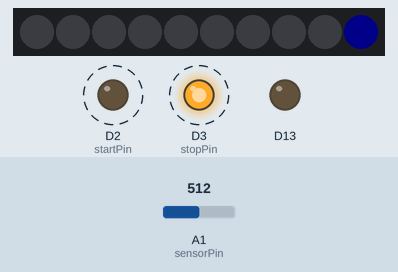
A sketch run on a simulated Adafruit Circuit Playground Express. Shown: 10 RGB LEDs in strip order, left to right, output pins drawn as LEDs (lit = HIGH). Dashed ring = blinking. The test bench sets the inputs (shaded band); at power-on: A1 (sensorPin) = 512. Dim RGB values are drawn brighter than linear.

Above: at 4.55 s.
5.7 s: A1 (sensorPin) set to 0
At 7.3 s:
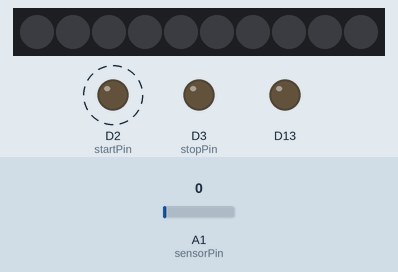
7.5 s: A1 (sensorPin) set to 122
At 8.26 s:
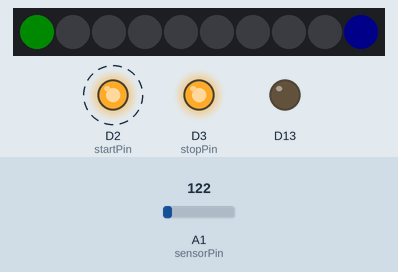
10.5 s: A1 (sensorPin) set to 900
At 12.09 s:
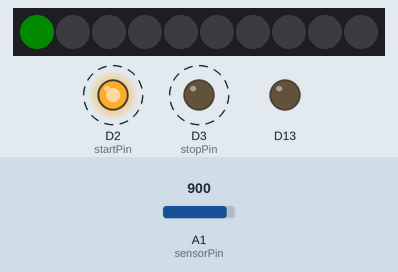
Timing chart, 0 to 18.0 s (numbered marks = the images above; inputs shaded):
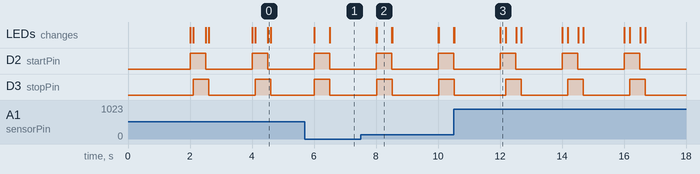

Measured:
- by itself, D2 (startPin), D3 (stopPin): alternates HIGH for 0.50 s and LOW for 1.5 s
- what the display in image 2 shows lasts 0.5 s, from 8.0 s to 8.5 s

The sketch:

Offset.ino
```cpp
#include <Adafruit_CircuitPlayground.h>
#include <Adafruit_Circuit_Playground.h>

unsigned long currentTime;
unsigned long tempTime;

unsigned long stopPulseHighTime;
unsigned long stopPulseLowTime;

int sensorPin = A1;
int sensorValue = 0;

int delayTime = 2000;
int offsetTime = 250;
int pulseWidth = 500;

volatile bool stopPulseEnabled;

int startPin = 2;
int stopPin = 3;

void setup()
{
  pinMode(startPin, OUTPUT);
  pinMode(stopPin, OUTPUT);
  CircuitPlayground.begin();
  CircuitPlayground.strip.begin();\
  stopPulseEnabled = false;
  //Serial.begin(9600); //for debugging
}

void loop()
{
  //reads the value from the rheostat
  sensorValue = analogRead(sensorPin);
  //Serial.println(sensorValue); //for debugging
  offsetTime = sensorValue / 5.0; //adjusts the offset time based on voltage input

  currentTime = millis();

  //time delay for the first pulse
  if (currentTime - tempTime >= delayTime)
  {
    tempTime = currentTime; //log the time at which the start pulse triggered high
    CircuitPlayground.setPixelColor(0, 0,127,0);
    stopPulseEnabled = true;
    digitalWrite(startPin, HIGH);
  }

  //if the stop pulse has been enabled and it has met the offset time requirements then it pulses high
  if (stopPulseEnabled == true && currentTime - tempTime >= offsetTime)
  {
    stopPulseHighTime = currentTime; //log the time of the stop pulse going high
    digitalWrite(stopPin, HIGH);
    CircuitPlayground.setPixelColor(9, 0, 0, 127);
    stopPulseEnabled = false; //disable the stop pulse so we don't inadvertently re-enter this condition
  }

  //tempTime was updated during the start pulse firing. When it's on longer than pulse width, it goes low
  if (currentTime - tempTime >= pulseWidth)
  {
    CircuitPlayground.setPixelColor(0, 0, 0, 0);
    digitalWrite(startPin, LOW);
  }

  //if the stop pulse is deactivated and it has pulsed higher for the right duration, stop pulse goes low
  if(stopPulseEnabled == false && currentTime - stopPulseHighTime >= pulseWidth)
  {
    CircuitPlayground.setPixelColor(9, 0, 0, 0);
    digitalWrite(stopPin, LOW);
  }
}
```
